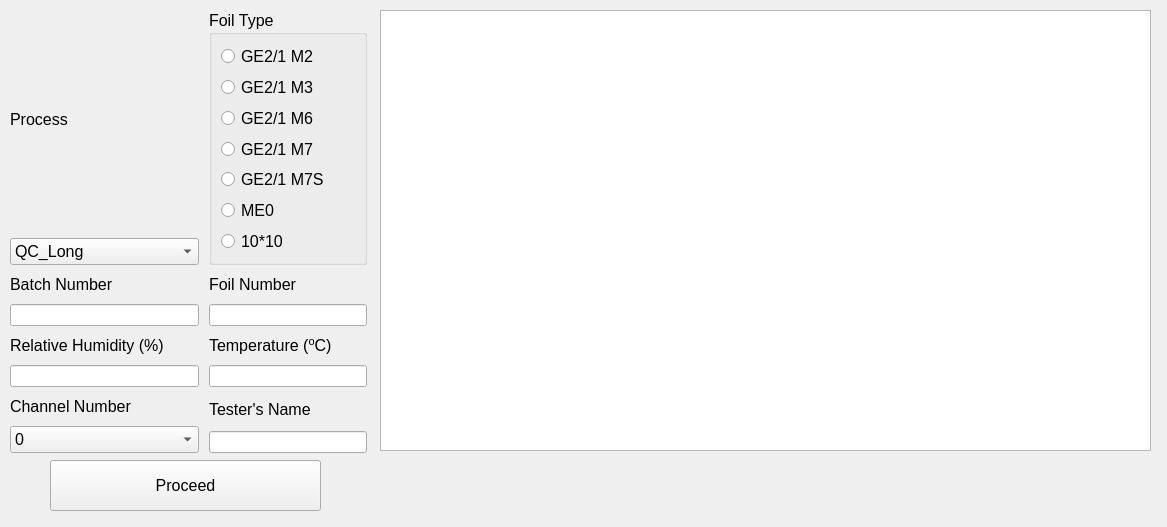
<?xml version="1.0" encoding="UTF-8"?>
<ui version="4.0">
 <class>QC2Widget</class>
 <widget class="QWidget" name="QC2Widget">
  <property name="geometry">
   <rect>
    <x>0</x>
    <y>0</y>
    <width>1167</width>
    <height>527</height>
   </rect>
  </property>
  <property name="windowTitle">
   <string>Input</string>
  </property>
  <widget class="QPushButton" name="button_proceed">
   <property name="geometry">
    <rect>
     <x>50</x>
     <y>460</y>
     <width>271</width>
     <height>51</height>
    </rect>
   </property>
   <property name="font">
    <font>
     <pointsize>12</pointsize>
    </font>
   </property>
   <property name="text">
    <string>Proceed</string>
   </property>
  </widget>
  <widget class="QWidget" name="gridLayoutWidget">
   <property name="geometry">
    <rect>
     <x>10</x>
     <y>10</y>
     <width>357</width>
     <height>443</height>
    </rect>
   </property>
   <layout class="QGridLayout" name="gridLayout">
    <property name="spacing">
     <number>10</number>
    </property>
    <item row="1" column="1">
     <widget class="QGroupBox" name="groupBox">
      <property name="font">
       <font>
        <pointsize>12</pointsize>
       </font>
      </property>
      <property name="title">
       <string>Foil Type</string>
      </property>
      <layout class="QVBoxLayout" name="verticalLayout">
       <item>
        <widget class="QRadioButton" name="button_GE21_M2">
         <property name="text">
          <string>GE2/1 M2</string>
         </property>
        </widget>
       </item>
       <item>
        <widget class="QRadioButton" name="button_GE21_M3">
         <property name="text">
          <string>GE2/1 M3</string>
         </property>
        </widget>
       </item>
       <item>
        <widget class="QRadioButton" name="button_GE21_M6">
         <property name="text">
          <string>GE2/1 M6</string>
         </property>
        </widget>
       </item>
       <item>
        <widget class="QRadioButton" name="button_GE21_M7">
         <property name="text">
          <string>GE2/1 M7</string>
         </property>
        </widget>
       </item>
       <item>
        <widget class="QRadioButton" name="button_GE21_M7S">
         <property name="text">
          <string>GE2/1 M7S</string>
         </property>
        </widget>
       </item>
       <item>
        <widget class="QRadioButton" name="button_ME0">
         <property name="text">
          <string>ME0</string>
         </property>
        </widget>
       </item>
       <item>
        <widget class="QRadioButton" name="button_10_10">
         <property name="text">
          <string>10*10</string>
         </property>
        </widget>
       </item>
      </layout>
     </widget>
    </item>
    <item row="1" column="0">
     <layout class="QVBoxLayout" name="verticalLayout_8">
      <item>
       <widget class="QLabel" name="label_7">
        <property name="font">
         <font>
          <pointsize>12</pointsize>
         </font>
        </property>
        <property name="text">
         <string>Process</string>
        </property>
       </widget>
      </item>
      <item>
       <widget class="QComboBox" name="combo_process">
        <property name="font">
         <font>
          <pointsize>12</pointsize>
         </font>
        </property>
        <item>
         <property name="text">
          <string>QC_Long</string>
         </property>
        </item>
        <item>
         <property name="text">
          <string>Preparation_QC_Long</string>
         </property>
        </item>
       </widget>
      </item>
     </layout>
    </item>
    <item row="3" column="0">
     <layout class="QVBoxLayout" name="verticalLayout_5">
      <item>
       <widget class="QLabel" name="label_4">
        <property name="font">
         <font>
          <pointsize>12</pointsize>
         </font>
        </property>
        <property name="text">
         <string>Relative Humidity (%)</string>
        </property>
       </widget>
      </item>
      <item>
       <widget class="QLineEdit" name="edit_rh"/>
      </item>
     </layout>
    </item>
    <item row="4" column="1">
     <layout class="QVBoxLayout" name="verticalLayout_7">
      <item>
       <widget class="QLabel" name="label_6">
        <property name="font">
         <font>
          <pointsize>12</pointsize>
         </font>
        </property>
        <property name="text">
         <string>Tester's Name</string>
        </property>
       </widget>
      </item>
      <item>
       <widget class="QLineEdit" name="edit_tester"/>
      </item>
     </layout>
    </item>
    <item row="2" column="0">
     <layout class="QVBoxLayout" name="verticalLayout_2">
      <item>
       <widget class="QLabel" name="label">
        <property name="font">
         <font>
          <pointsize>12</pointsize>
         </font>
        </property>
        <property name="text">
         <string>Batch Number</string>
        </property>
       </widget>
      </item>
      <item>
       <widget class="QLineEdit" name="edit_batch_number"/>
      </item>
     </layout>
    </item>
    <item row="2" column="1">
     <layout class="QVBoxLayout" name="verticalLayout_3">
      <item>
       <widget class="QLabel" name="label_2">
        <property name="font">
         <font>
          <pointsize>12</pointsize>
         </font>
        </property>
        <property name="text">
         <string>Foil Number</string>
        </property>
       </widget>
      </item>
      <item>
       <widget class="QLineEdit" name="edit_foil_number"/>
      </item>
     </layout>
    </item>
    <item row="3" column="1">
     <layout class="QVBoxLayout" name="verticalLayout_6">
      <item>
       <widget class="QLabel" name="label_5">
        <property name="font">
         <font>
          <pointsize>12</pointsize>
         </font>
        </property>
        <property name="text">
         <string>&lt;html&gt;&lt;head/&gt;&lt;body&gt;&lt;p&gt;Temperature (&lt;span style=&quot; vertical-align:super;&quot;&gt;o&lt;/span&gt;C)&lt;/p&gt;&lt;/body&gt;&lt;/html&gt;</string>
        </property>
       </widget>
      </item>
      <item>
       <widget class="QLineEdit" name="edit_temperature"/>
      </item>
     </layout>
    </item>
    <item row="4" column="0">
     <layout class="QVBoxLayout" name="verticalLayout_4">
      <item>
       <widget class="QLabel" name="label_3">
        <property name="font">
         <font>
          <pointsize>12</pointsize>
         </font>
        </property>
        <property name="text">
         <string>Channel Number</string>
        </property>
       </widget>
      </item>
      <item>
       <widget class="QComboBox" name="combo_channel_number">
        <property name="font">
         <font>
          <pointsize>12</pointsize>
         </font>
        </property>
        <item>
         <property name="text">
          <string>0</string>
         </property>
        </item>
        <item>
         <property name="text">
          <string>1</string>
         </property>
        </item>
        <item>
         <property name="text">
          <string>2</string>
         </property>
        </item>
        <item>
         <property name="text">
          <string>3</string>
         </property>
        </item>
        <item>
         <property name="text">
          <string>4</string>
         </property>
        </item>
        <item>
         <property name="text">
          <string>5</string>
         </property>
        </item>
        <item>
         <property name="text">
          <string>6</string>
         </property>
        </item>
        <item>
         <property name="text">
          <string>7</string>
         </property>
        </item>
       </widget>
      </item>
     </layout>
    </item>
   </layout>
  </widget>
  <widget class="QTextBrowser" name="text">
   <property name="geometry">
    <rect>
     <x>380</x>
     <y>10</y>
     <width>771</width>
     <height>441</height>
    </rect>
   </property>
   <property name="font">
    <font>
     <pointsize>10</pointsize>
    </font>
   </property>
  </widget>
 </widget>
 <resources/>
 <connections/>
</ui>
